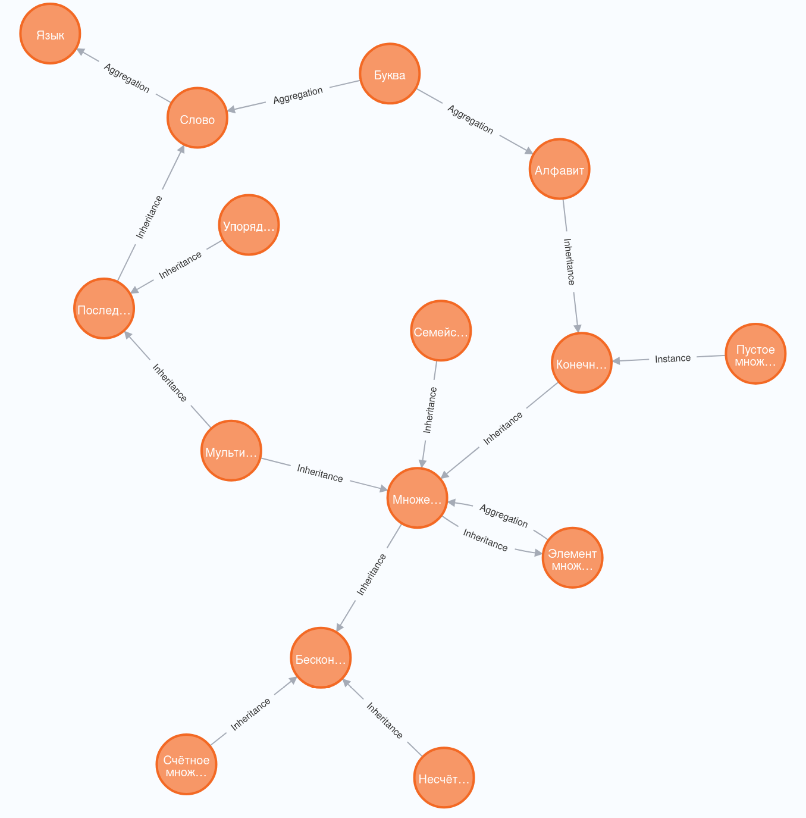
#> input picture team-02/reports/images/set_ontology.png, 806 x 818 px
$ python -i image_processing.py   (imports and definitions only)
#> lines starting #> are read from the running program, lines starting #| are printed output that depends on the picture
# Class which provides different images processing functions

import numpy as np
from scipy.ndimage.filters import median_filter, gaussian_filter
from scipy.ndimage.morphology import binary_closing, binary_opening
import tensorflow as tf


# [105 lines left out: functions split_image, inflate_image, reduce_image_shape, crop_image, not called in this run]


def gaus_blurring(image : np.ndarray, gaussian_sigma : int) -> np.ndarray:
    image = gaussian_filter(image, sigma=gaussian_sigma)
    return image


def local_threshold_3d(image: np.ndarray, base_threshold: int = 10,
                       weight: float = 0.05, block_size: int = 3) -> np.ndarray:
    local_median = median_filter(image, size=block_size)
    threshold = base_threshold - weight * (base_threshold - local_median)
    output = np.zeros_like(image)
    output[image > threshold] = 255

    return output


def make_3d_binarization(img : np.ndarray, gauss_blur_sigma : int = None) -> np.ndarray:
    # make binary mask
    img = img / np.amax(img) * 255.

    if gauss_blur_sigma != None:
        img = gaussian_filter(img, sigma=gauss_blur_sigma)

    binary_mask = local_threshold_3d(img)

    # make binary closing
    binary_mask = binary_closing(binary_mask, iterations=1).astype("uint8") * 255

    # return mask
    return binary_mask


def image_maximization(image:np.ndarray, max_value:int=255) -> np.ndarray:
    return image / (np.max(image) - np.min(image)) * max_value


# [61 lines left out: functions convolution, draw_mask_in_position, add_poisson_noise, not called in this run]

>>> import cv2
>>> picture = cv2.imread('../../../team-02/reports/images/set_ontology.png', cv2.IMREAD_GRAYSCALE)
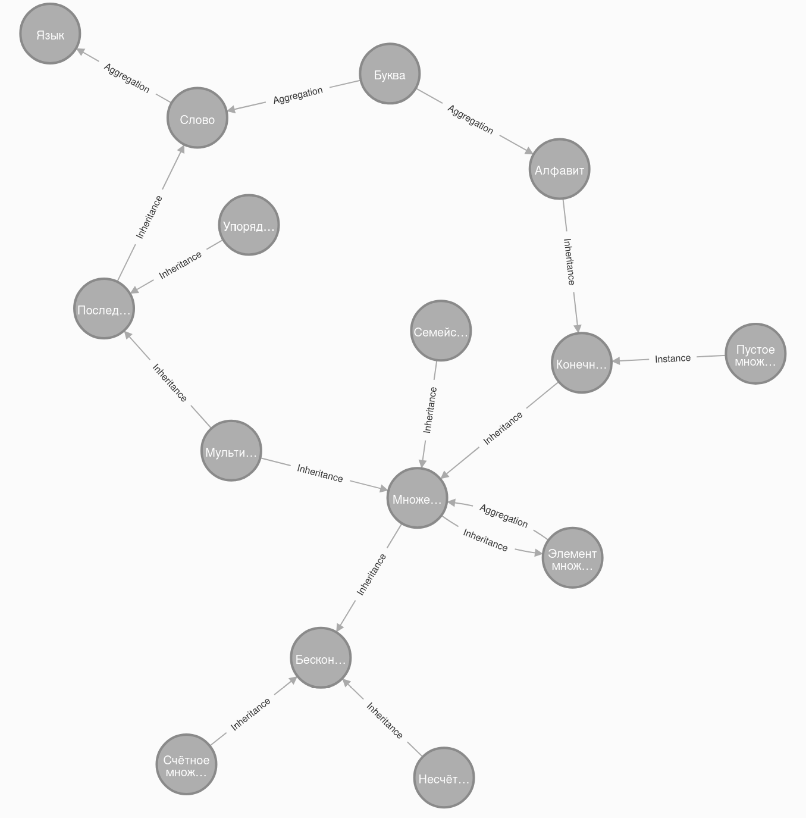
#> picture: shape (818, 806); min 51, max 255, mean 244.9
>>> result = make_3d_binarization(picture)
#> in local_threshold_3d, `threshold = base_threshold - weight * (base_threshold - local_median)`:
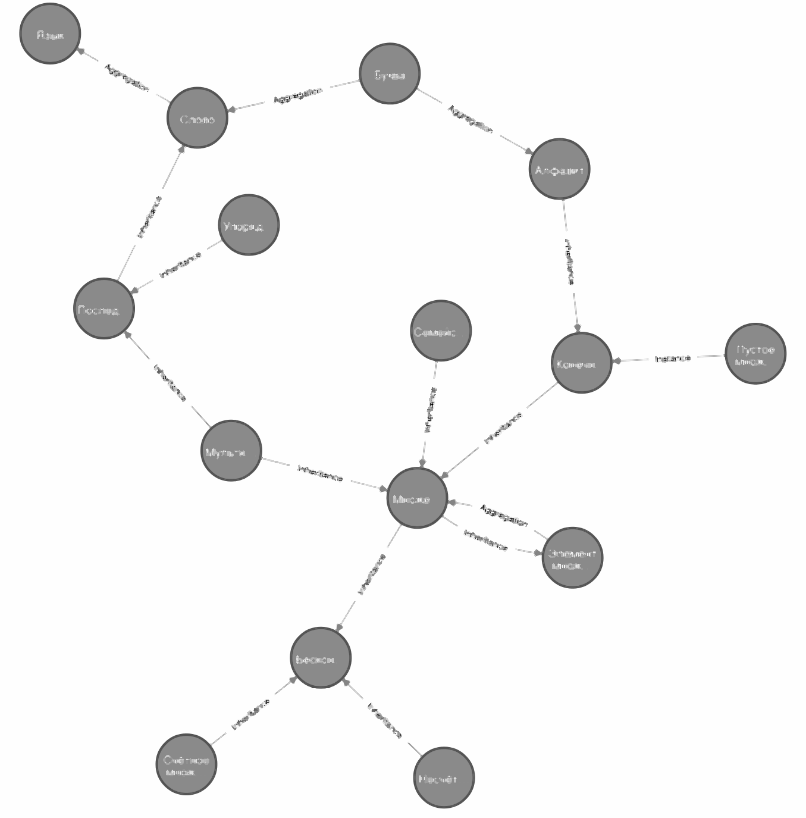
#> threshold: shape (818, 806) float64; min 13.65, max 22.05, mean 21.8; drawn with min black and max white
#> in make_3d_binarization, `binary_mask = local_threshold_3d(img)`: binary_mask: shape (818, 806) float64; every value is 255
#> in make_3d_binarization, `binary_mask = binary_closing(binary_mask, iterations=1).astype("uint8"..`:
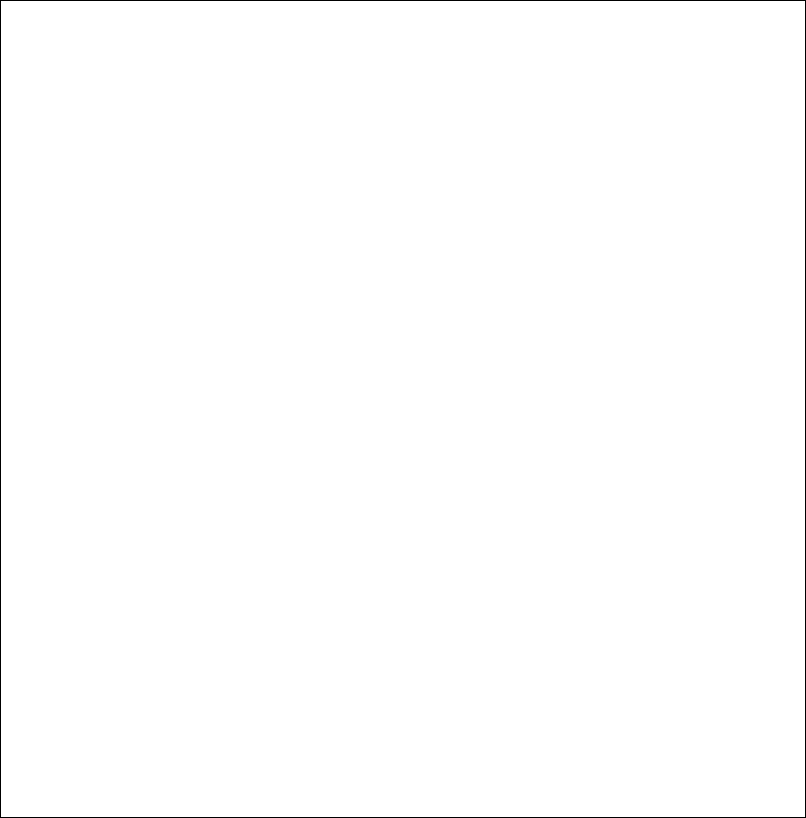
#> binary_mask: shape (818, 806); 99.5% white; black in thin lines or dots
